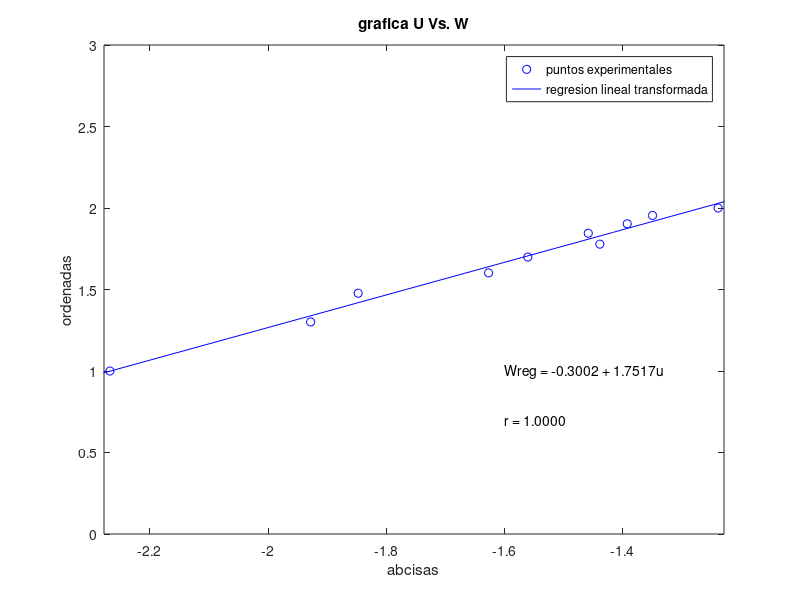
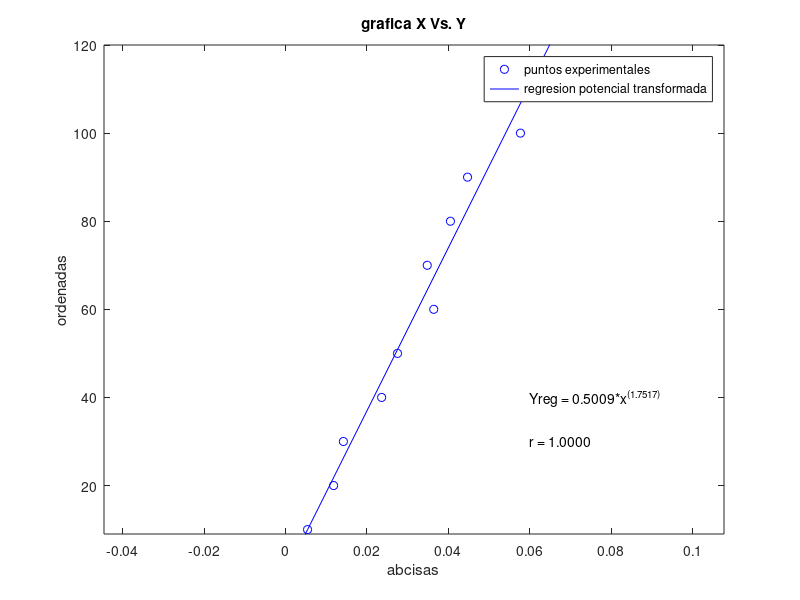

MATLAB code for these plots, in order:
clc, clear all, close all;
%datos
%x = [1 2 3 4 5];
%y = [0.5 1.7 3.4 5.7 8.4];
%y = [10 15 20 25 30 35 40 45 50 55 60];
%x = [1.3897 1.8036 1.9891 2.1903 2.6036 2.7222 2.9073 2.9575 3.2372 3.2949 3.2943];
x = [0.0054 0.0118 0.0142 0.0236 0.0275 0.0364 0.0348 0.0405 0.0447 0.0577];
y = [10 20 30 40 50 60 70 80 90 100];
%variables
n = size(x,2);
u = log10(x);
w = log10(y);
A = [n sum(u); sum(u) sum(u.^2)];
B = [sum(w); sum(u.*w)];
sol = inv(A)*B;
a_0 = sol(1,1);
a_1 = sol(2,1);
alpha = 10^(sol(1,1));
beta = sol(2,1);
St = sum((w-mean(w)).^2);
Sr = sum((w-sol(1,1)-sol(2,1)*u).^2);
r2 = (St-Sr)/St;
r = r2^(0.5);

Wreg_2 = inline('a_0 + a_1*u');
Yreg_2 = inline('alpha * x.^(beta)');
%salida 
fprintf('\t\t\t REGRESION POTENCIAL\n')
fprintf('Los datos son:\n')
fprintf('X=')
disp(x)
fprintf('Y=')
fprintf('   %1.0f',y)
fprintf('\n_________________________________________________________')
fprintf('\n\n')
fprintf('La ecuacion lineal es:\n')
fprintf('Wreg = %1.4f + %1.4fu\n\n',sol(1,1),sol(2,1))
fprintf('La ecuacion potencial es:\n')
fprintf('F = %1.4f*x^(%1.4f)\n\n',alpha, beta)
fprintf('_________________________________________________________')
fprintf('\n\tDatos:\n\n')
fprintf('Sr = %1.4f\n',Sr)
fprintf('St = %1.4f\n',St)
fprintf('r^2 = %1.4f\n',r2)
fprintf('r = %1.4f\n',r)
g = 2*alpha;
fprintf('k = %1.4f[N/m]\n',alpha)

%graficas
figure(1)
plot(u,w,'ob')
hold on
xlabel('abcisas')
ylabel('ordenadas')
title('grafica U Vs. W')
axis([min(u)-0.01 max(u)+0.01 min(w)-1 max(w)+1])
%axis([1 14 Yreg_2(a_0,a_1,a_2,1) Yreg_2(a_0,a_1,a_2,14)])
u_cal = min(u)-1:0.05:max(u)+1;
plot(u_cal,Wreg_2(a_0,a_1,u_cal),'-b');
legend('puntos experimentales','regresion lineal transformada')
text(-1.6,1,'Wreg = -0.3002 + 1.7517u')
text(-1.6,0.7,'r = 1.0000')

figure(2)
plot(x,y,'ob')
hold on
xlabel('abcisas')
ylabel('ordenadas')
title('grafica X Vs. Y')
axis([min(x)-0.05 max(x)+0.05 min(y)-1 max(y)+20])
%axis([1 14 Yreg_2(a_0,a_1,a_2,1) Yreg_2(a_0,a_1,a_2,14)])
x_cal = min(x)-0.05:0.05:max(x)+10;
plot(x_cal,Yreg_2(alpha,beta,x_cal),'-b');
legend('puntos experimentales','regresion potencial transformada')
text(0.06,40,'Yreg = 0.5009*x^(^1^.^7^5^1^7^)')
text(0.06,30,'r = 1.0000')

%polyfit(x,y,grado de regresion)
%corr2(x,y)
